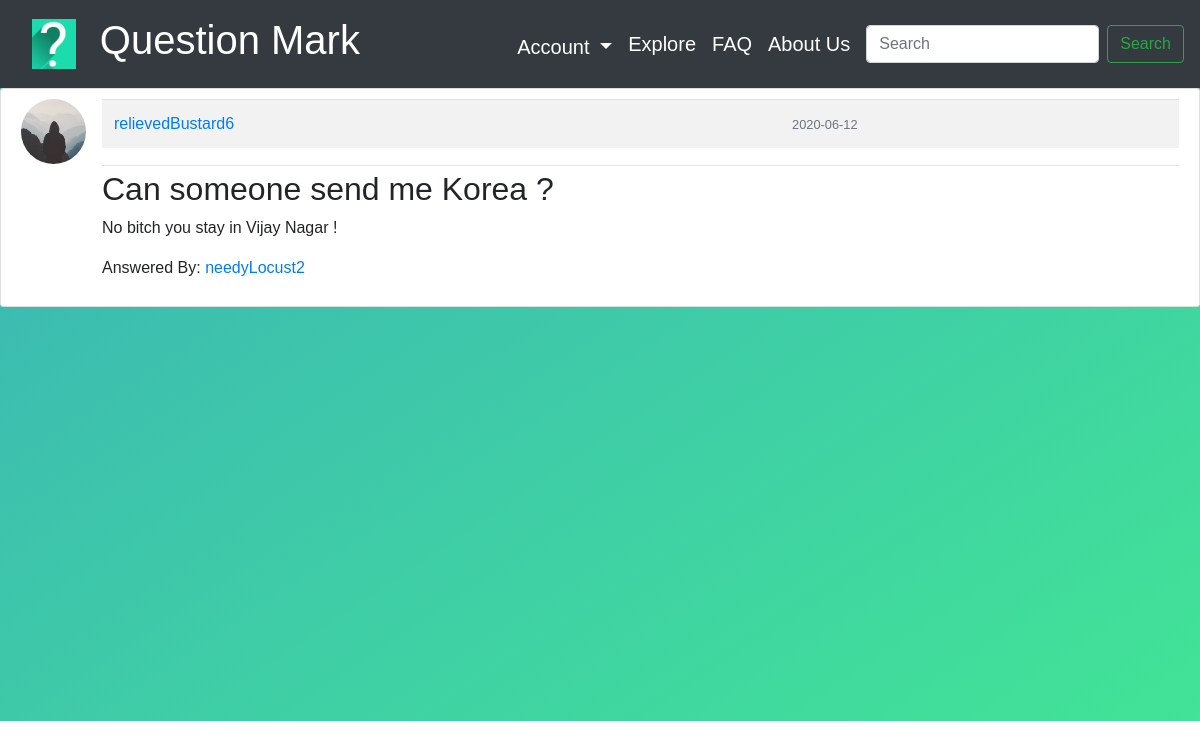
Before: /answers/3 (signed in) with the older database file.
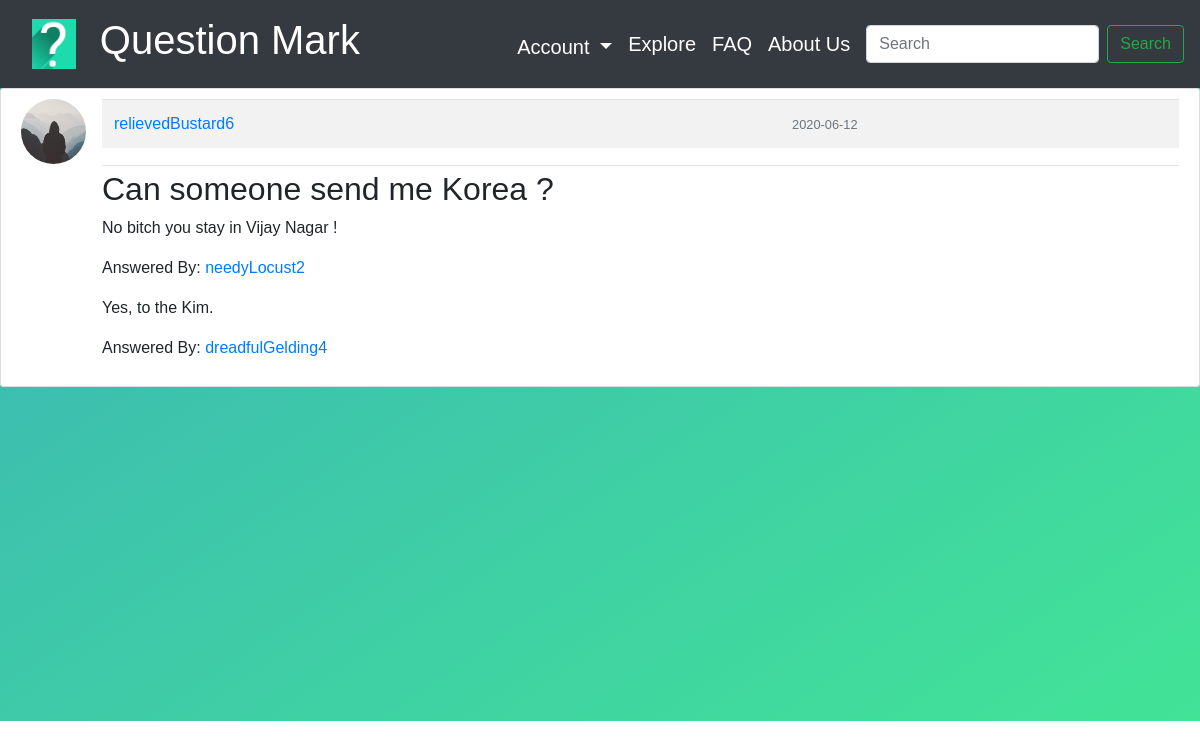
After: the same page with the newer database file.
### Question_Mark/models.py (models this page shows, shortened)
class Answers(db.Model):
    id = db.Column(db.Integer, primary_key=True)
    answer = db.Column(db.Text, nullable=False)
    username = db.Column(
        db.String(30), nullable=False
    )  ## Username of the user who answered the question
    date_posted = db.Column(db.DateTime, nullable=False, default=datetime.utcnow)
    quest_id = db.Column(db.Integer, db.ForeignKey("questions.id"), nullable=False)

### Question_Mark/routes.py (the view)
@app.route("/answers/<int:question_id>")
@login_required
def answers(question_id):
    questions = Questions.query.get_or_404(question_id)
    answers = Answers.query.filter_by(quest_id=question_id)
    return render_template(
        "answers.html", title="Answers", questions=questions, answers=answers
    )

### Question_Mark/models.py (called while the page is built)
@login_manager.user_loader
def load_user(user_id):
    return User.query.get(int(user_id))

### Question_Mark/templates/answers.html
{% extends "layout.html" %}
{% block head %}
<link rel="stylesheet" href={{url_for('static', filename='style_questions.css') }}>
{% endblock head %}
{%block content %}
<article class="media content-section-ex">
    <img class="rounded-circle article-img" src="{{ url_for('static', filename='default.jpg') }}" />
    <div class="media-body">
        <div class="article-metadata">
            <table class="table table-striped">
                <tr>
                    <td>
                        <a class="mr-2"
                            href="/user_posts/{{ questions.author.username }}">{{ questions.author.username }}</a>
                    </td>
                    <td>
                        <small class="text-muted">{{ questions.date_posted.strftime('%Y-%m-%d') }}</small>
                    </td>
                </tr>
            </table>
        </div>
        <h2>{{ questions.question }}</h2>
        {% for ans in answers %}
        <p class="article-content">{{ ans.answer }}</p>
        <p class="article-content">Answered By: <a class="mr-2" href="{{ url_for('user_posts', username=ans.username) }}">{{ ans.username }}</a>
        </p>
        {% endfor %}
    </div>
</article>
{% endblock content %}

Changed rows visible on the page:
added Answers: answer "Yes, to the Kim.", username "dreadfulGelding4"
